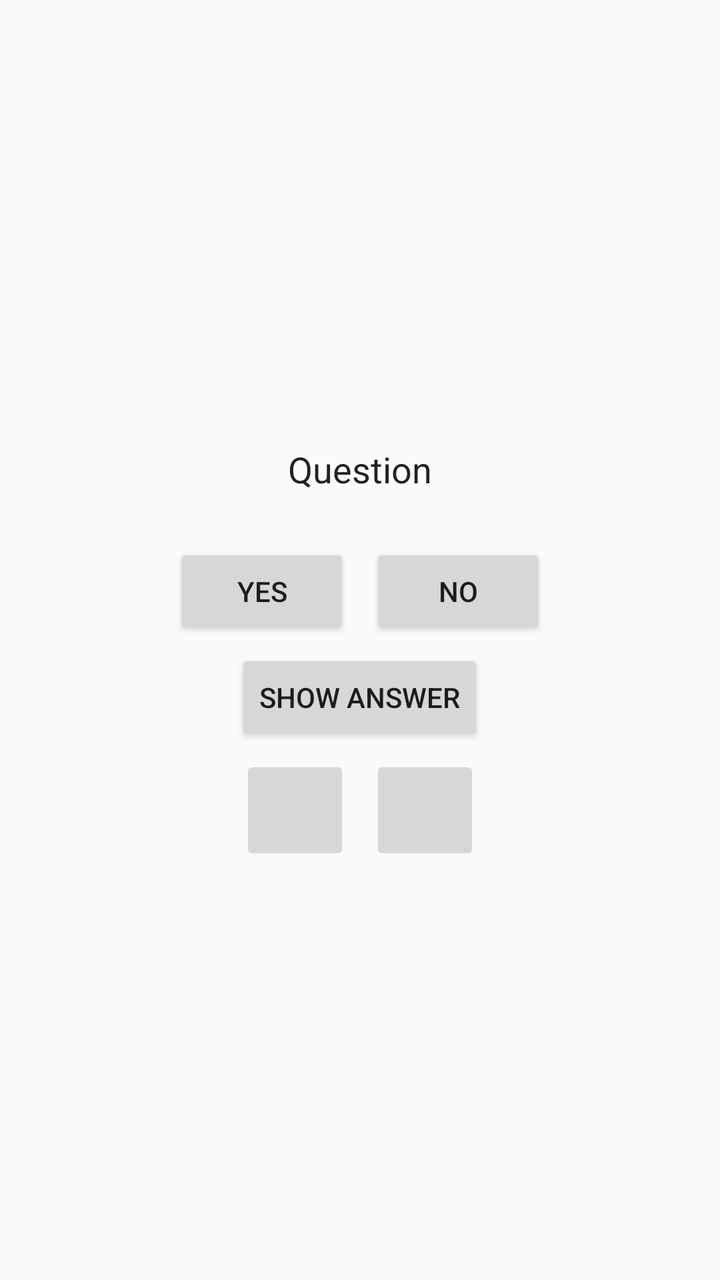
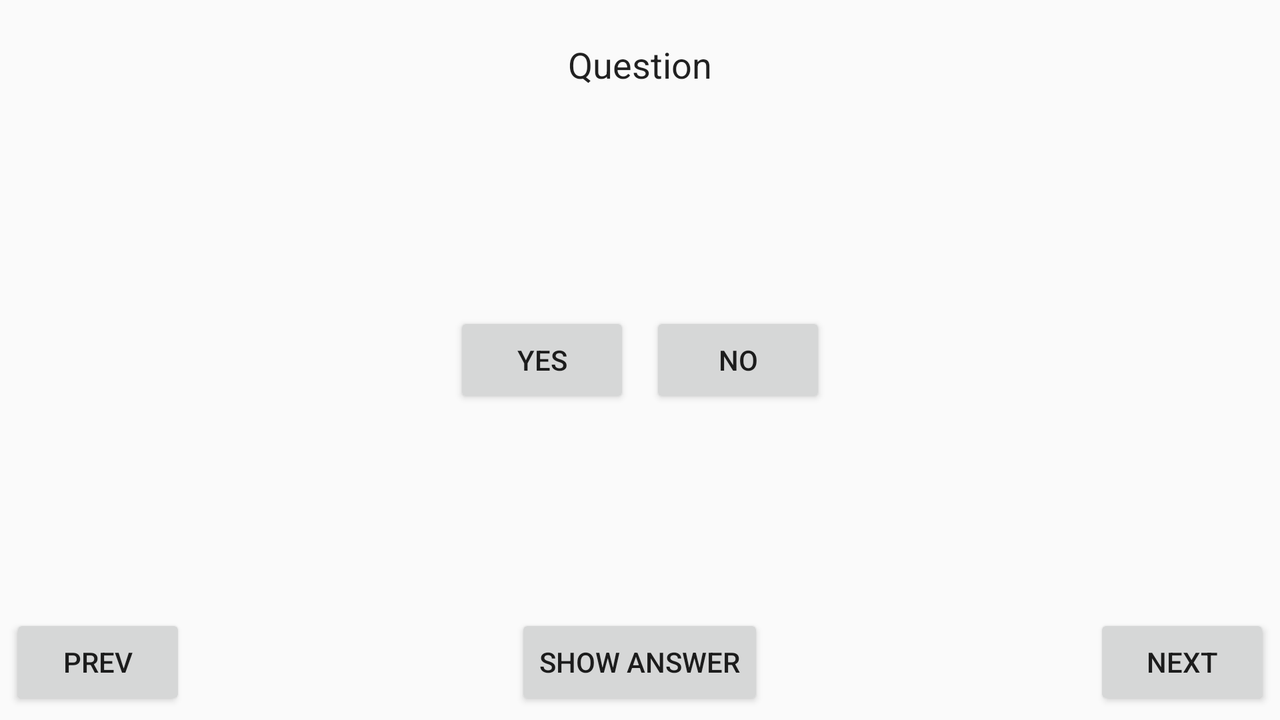

One screen, two layout resources from the same app: the default and the repository's alternative for another configuration. Each is rendered where Android would select it; the XML of both is given below.
<!-- AndroidManifest.xml: application theme AppTheme -->
<!-- res/layout/activity_quiz.xml -->
<?xml version="1.0" encoding="utf-8"?>
<LinearLayout xmlns:android="http://schemas.android.com/apk/res/android"
    xmlns:tools="http://schemas.android.com/tools"
    android:layout_width="match_parent"
    android:layout_height="match_parent"
    android:gravity="center"
    android:orientation="vertical"
    tools:context=".QuizActivity">

    <TextView
        android:id="@+id/textview_question"
        style="@style/textMediumBlack"
        android:layout_width="wrap_content"
        android:layout_height="wrap_content"
        android:clickable="true"
        android:padding="20dp"
        android:textAlignment="center"
        tools:ignore="KeyboardInaccessibleWidget"
        tools:text="Question" />

    <LinearLayout
        android:layout_width="wrap_content"
        android:layout_height="wrap_content"
        android:orientation="horizontal">

        <Button
            android:id="@+id/button_true"
            android:layout_width="0dp"
            android:layout_height="wrap_content"
            android:layout_margin="5dp"
            android:layout_weight="1"
            android:text="@string/answer_true_button"
            tools:ignore="ButtonStyle" />

        <Button
            android:id="@+id/button_false"
            android:layout_width="0dp"
            android:layout_height="wrap_content"
            android:layout_margin="5dp"
            android:layout_weight="1"
            android:text="@string/answer_false_button"
            tools:ignore="ButtonStyle" />
    </LinearLayout>

    <Button
        android:id="@+id/button_show_hint"
        android:layout_width="wrap_content"
        android:layout_height="wrap_content"
        android:text="@string/show_answer" />

    <LinearLayout
        android:layout_width="wrap_content"
        android:layout_height="wrap_content"
        android:orientation="horizontal">

        <ImageButton
            android:id="@+id/button_prev"
            android:layout_width="wrap_content"
            android:layout_height="wrap_content"
            android:layout_margin="5dp"
            android:contentDescription="@string/prev_question_button"
            android:minWidth="55dp"
            android:minHeight="55dp"
            android:src="@drawable/arrow_left"
            tools:ignore="ButtonStyle,RtlHardcoded,ImageContrastCheck" />

        <ImageButton
            android:id="@+id/button_next"
            android:layout_width="wrap_content"
            android:layout_height="wrap_content"
            android:layout_margin="5dp"
            android:contentDescription="@string/next_question_button"
            android:minWidth="55dp"
            android:minHeight="55dp"
            android:src="@drawable/arrow_right"
            tools:ignore="ButtonStyle,RtlHardcoded,ImageContrastCheck" />

    </LinearLayout>

</LinearLayout>
<!-- resources referenced by this layout -->
<resources>
  <string name="answer_false_button">NO</string>
  <string name="answer_true_button">YES</string>
  <string name="next_question_button">Next</string>
  <string name="prev_question_button">Prev</string>
  <string name="show_answer">Show answer</string>
  <!-- from res/values-v29/ -->
  <style name="textMediumBlack">
          <item name="android:textAppearance">@style/TextAppearance.AppCompat.Medium</item>
          <item name="android:textColor">?android:attr/textColorPrimary</item>
      </style>
  <!-- from res/values-v29/ -->
  <style name="AppTheme" parent="Theme.AppCompat.DayNight.DarkActionBar">
          
          <item name="colorPrimary">@color/colorPrimary</item>
          <item name="colorPrimaryDark">@color/colorPrimaryDark</item>
          <item name="colorAccent">@color/colorAccent</item>
      </style>
</resources>
<!-- res/layout-land/activity_quiz.xml (the repository's variant of the layout above) -->
<!-- drawn on the phone turned sideways -->
<?xml version="1.0" encoding="utf-8"?>
<FrameLayout xmlns:android="http://schemas.android.com/apk/res/android"
    xmlns:tools="http://schemas.android.com/tools"
    android:layout_width="match_parent"
    android:layout_height="match_parent"
    tools:context=".QuizActivity">

    <TextView
        android:id="@+id/textview_question"
        style="@style/textMediumBlack"
        android:layout_width="wrap_content"
        android:layout_height="wrap_content"
        android:layout_gravity="center_horizontal|top"
        android:clickable="true"
        android:padding="20dp"
        android:textAlignment="center"
        tools:ignore="KeyboardInaccessibleWidget"
        tools:text="Question" />

    <LinearLayout
        android:layout_width="wrap_content"
        android:layout_height="wrap_content"
        android:layout_gravity="center_horizontal|center_vertical"
        android:orientation="horizontal">

        <Button
            android:id="@+id/button_true"
            android:layout_width="0dp"
            android:layout_height="wrap_content"
            android:layout_margin="5dp"
            android:layout_weight="1"
            android:text="@string/answer_true_button"
            tools:ignore="ButtonStyle" />

        <Button
            android:id="@+id/button_false"
            android:layout_width="0dp"
            android:layout_height="wrap_content"
            android:layout_margin="5dp"
            android:layout_weight="1"
            android:text="@string/answer_false_button"
            tools:ignore="ButtonStyle" />
    </LinearLayout>

    <FrameLayout
        android:layout_width="match_parent"
        android:layout_height="wrap_content"
        android:layout_gravity="bottom">

        <Button
            android:id="@+id/button_prev"
            android:layout_width="wrap_content"
            android:layout_height="wrap_content"
            android:layout_gravity="left"
            android:layout_margin="5dp"
            android:drawableLeft="@drawable/arrow_left"
            android:drawablePadding="4dp"
            android:text="@string/prev_question_button" />

        <Button
            android:id="@+id/button_show_hint"
            android:layout_width="wrap_content"
            android:layout_height="wrap_content"
            android:layout_gravity="center"
            android:text="@string/show_answer" />

        <Button
            android:id="@+id/button_next"
            android:layout_width="wrap_content"
            android:layout_height="wrap_content"
            android:layout_gravity="right"
            android:layout_margin="5dp"
            android:drawableRight="@drawable/arrow_right"
            android:drawablePadding="4dp"
            android:text="@string/next_question_button" />

    </FrameLayout>

</FrameLayout>
